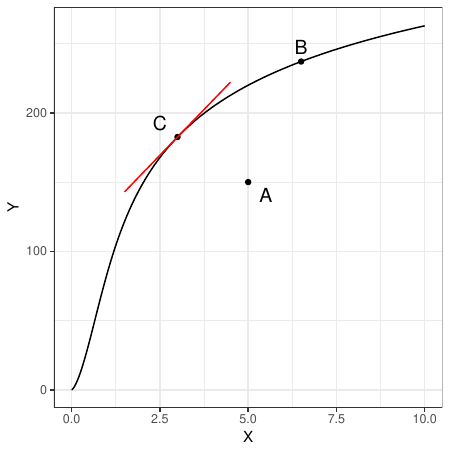

Source code (R):
library(ggplot2)
library(numDeriv)

setwd("~/docs/SNFA_paper/R")

rm(list = ls())

f = function(x) return(100 * log(x^(3) + 1)^0.5)

N = 1000

x = seq(0, 10, length.out = N)
y = sapply(x, f)
f.df = data.frame(x, y)

x.points = c(3, 6.5, 5)
y.points = c(f(x.points[1]), f(x.points[2]), 150)
points.df = data.frame(x = x.points, y = y.points)

dy.dx = grad(f, x.points[1])
line.length = 3
x.line = c(x.points[1] - 0.5 * line.length, x.points[1] + 0.5 * line.length)
y.line = c(y.points[1] - 0.5 * line.length * dy.dx, y.points[1] + 0.5 * line.length * dy.dx)
line.df = data.frame(x = x.line, y = y.line)

ggplot(f.df, aes(x, y)) +
  geom_line() +
  geom_point(data = points.df) +
  geom_path(data = line.df, color = "red") +
  annotate("text", x = x.points[1] - 0.5, y = y.points[1] + 10, size = 5, label = "C") +
  annotate("text", x = x.points[2] - 0.0, y = y.points[2] + 10, size = 5, label = "B") +
  annotate("text", x = x.points[3] + 0.5, y = y.points[3] - 10, size = 5, label = "A") +
  # annotate("text", x = x.points[1] - 2.5, y = y.points[1] - 20, size = 4, label = "slope == over(p[Y], p[X])", parse = TRUE) +
  theme_bw() +
  xlab("X") +
  ylab("Y")
ggsave("efficiencyExample.pdf", width = 3, height = 3, scale = 1.5)